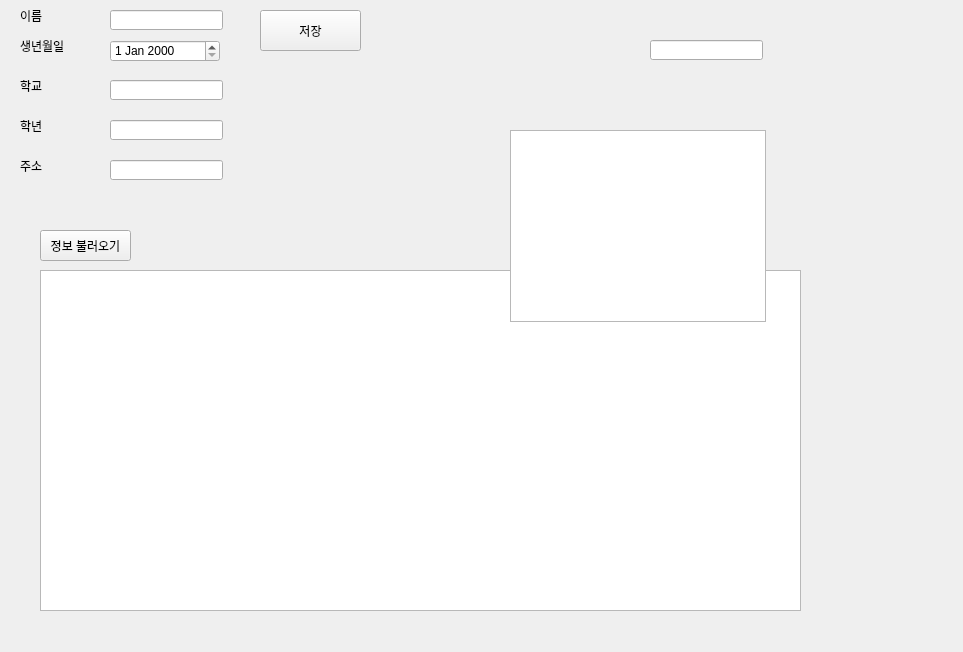
<?xml version="1.0" encoding="UTF-8"?>
<ui version="4.0">
 <class>Form</class>
 <widget class="QWidget" name="Form">
  <property name="geometry">
   <rect>
    <x>0</x>
    <y>0</y>
    <width>963</width>
    <height>652</height>
   </rect>
  </property>
  <property name="windowTitle">
   <string>Form</string>
  </property>
  <widget class="QLineEdit" name="ed_name">
   <property name="geometry">
    <rect>
     <x>110</x>
     <y>10</y>
     <width>113</width>
     <height>20</height>
    </rect>
   </property>
  </widget>
  <widget class="QLineEdit" name="ed_school">
   <property name="geometry">
    <rect>
     <x>110</x>
     <y>80</y>
     <width>113</width>
     <height>20</height>
    </rect>
   </property>
  </widget>
  <widget class="QLineEdit" name="ed_grade">
   <property name="geometry">
    <rect>
     <x>110</x>
     <y>120</y>
     <width>113</width>
     <height>20</height>
    </rect>
   </property>
  </widget>
  <widget class="QLineEdit" name="ed_address">
   <property name="geometry">
    <rect>
     <x>110</x>
     <y>160</y>
     <width>113</width>
     <height>20</height>
    </rect>
   </property>
  </widget>
  <widget class="QLabel" name="lb_name">
   <property name="geometry">
    <rect>
     <x>20</x>
     <y>10</y>
     <width>56</width>
     <height>12</height>
    </rect>
   </property>
   <property name="text">
    <string>이름</string>
   </property>
  </widget>
  <widget class="QLabel" name="lb_birth">
   <property name="geometry">
    <rect>
     <x>20</x>
     <y>40</y>
     <width>56</width>
     <height>12</height>
    </rect>
   </property>
   <property name="text">
    <string>생년월일</string>
   </property>
  </widget>
  <widget class="QLabel" name="lb_school">
   <property name="geometry">
    <rect>
     <x>20</x>
     <y>80</y>
     <width>56</width>
     <height>12</height>
    </rect>
   </property>
   <property name="text">
    <string>학교</string>
   </property>
  </widget>
  <widget class="QLabel" name="lb_grade">
   <property name="geometry">
    <rect>
     <x>20</x>
     <y>120</y>
     <width>56</width>
     <height>12</height>
    </rect>
   </property>
   <property name="text">
    <string>학년</string>
   </property>
  </widget>
  <widget class="QLabel" name="lb_address">
   <property name="geometry">
    <rect>
     <x>20</x>
     <y>160</y>
     <width>56</width>
     <height>12</height>
    </rect>
   </property>
   <property name="text">
    <string>주소</string>
   </property>
  </widget>
  <widget class="QLineEdit" name="ed_birth">
   <property name="geometry">
    <rect>
     <x>650</x>
     <y>40</y>
     <width>113</width>
     <height>20</height>
    </rect>
   </property>
  </widget>
  <widget class="QPushButton" name="saveButton">
   <property name="geometry">
    <rect>
     <x>260</x>
     <y>10</y>
     <width>101</width>
     <height>41</height>
    </rect>
   </property>
   <property name="text">
    <string>저장</string>
   </property>
  </widget>
  <widget class="QTextEdit" name="textEdit">
   <property name="geometry">
    <rect>
     <x>40</x>
     <y>270</y>
     <width>761</width>
     <height>341</height>
    </rect>
   </property>
  </widget>
  <widget class="QPushButton" name="loadButton">
   <property name="geometry">
    <rect>
     <x>40</x>
     <y>230</y>
     <width>91</width>
     <height>31</height>
    </rect>
   </property>
   <property name="text">
    <string>정보 불러오기</string>
   </property>
  </widget>
  <widget class="QDateEdit" name="date_birth">
   <property name="geometry">
    <rect>
     <x>110</x>
     <y>40</y>
     <width>110</width>
     <height>22</height>
    </rect>
   </property>
  </widget>
  <widget class="QTableWidget" name="tableWidget">
   <property name="geometry">
    <rect>
     <x>510</x>
     <y>130</y>
     <width>256</width>
     <height>192</height>
    </rect>
   </property>
  </widget>
 </widget>
 <resources/>
 <connections>
  <connection>
   <sender>saveButton</sender>
   <signal>clicked()</signal>
   <receiver>Form</receiver>
   <slot>save()</slot>
   <hints>
    <hint type="sourcelabel">
     <x>310</x>
     <y>30</y>
    </hint>
    <hint type="destinationlabel">
     <x>216</x>
     <y>281</y>
    </hint>
   </hints>
  </connection>
  <connection>
   <sender>loadButton</sender>
   <signal>clicked()</signal>
   <receiver>Form</receiver>
   <slot>load()</slot>
   <hints>
    <hint type="sourcelabel">
     <x>97</x>
     <y>246</y>
    </hint>
    <hint type="destinationlabel">
     <x>141</x>
     <y>212</y>
    </hint>
   </hints>
  </connection>
 </connections>
 <slots>
  <slot>save()</slot>
  <slot>load()</slot>
 </slots>
</ui>
